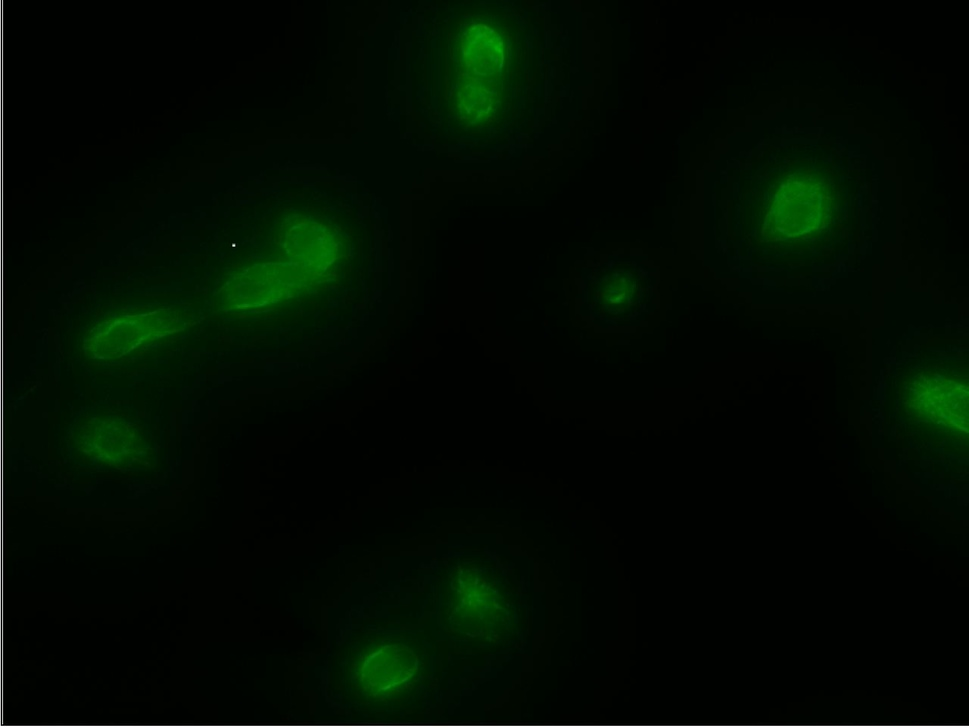
#> input picture 1.jpg, 969 x 728 px, shrunk from 1280 x 962 before the run
$ python change_color.py
#> lines starting #> are read from the running program, lines starting #| are printed output that depends on the picture; after the words box and inside, x2 and y2 are one past the last pixel; in counts of white or black regions, pixels touching at a corner belong together
import cv2
import numpy as np
import matplotlib.pyplot as plt
from PIL import Image


img = cv2.imread('1.jpg')
#> img is the input picture: shape (728, 969, 3); mean B, G, R 1.5, 11.7, 1.6

low_green  = (0,50,0)
high_green = (0,250,0)


fig, ax = plt.subplots(nrows=5, ncols=2)

for i in range(5):
    low_green  = (0,50 + i*10,0)
    spots = cv2.inRange(img, low_green, high_green)

    ax[i][0].imshow(img)
    ax[i][1].imshow(spots)
#> this loop made 5 passes
#> pass 1, `spots = cv2.inRange(img, low_green, high_green)`:
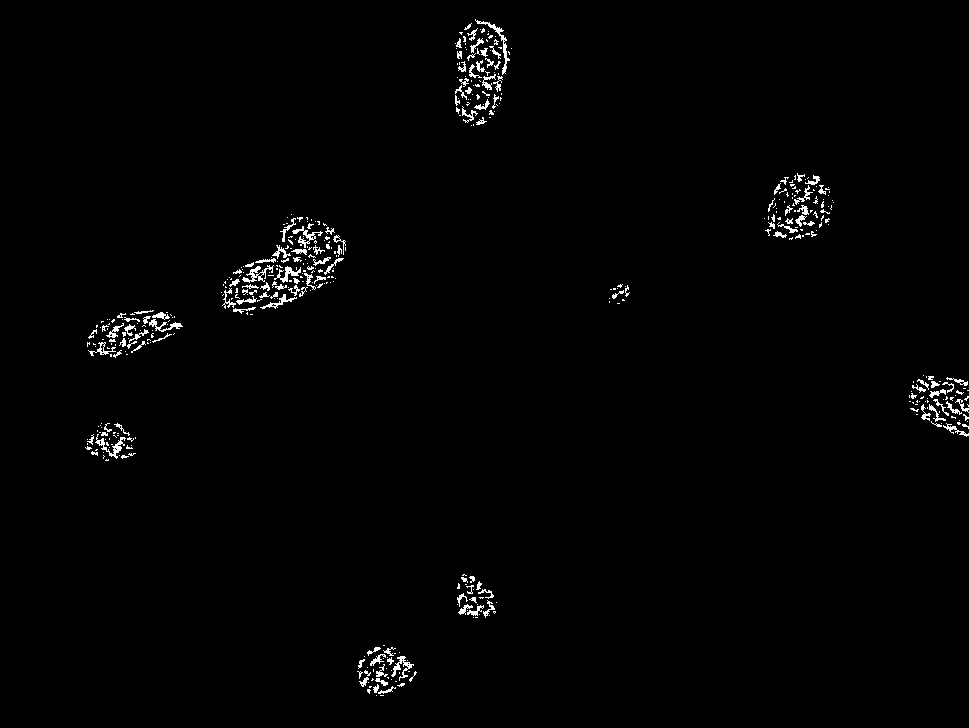
#> spots: shape (728, 969); 1.2% white in thin lines or dots, all inside (x1, y1, x2, y2) = (85, 19, 969, 696)
#> pass 2, `spots = cv2.inRange(img, low_green, high_green)`:
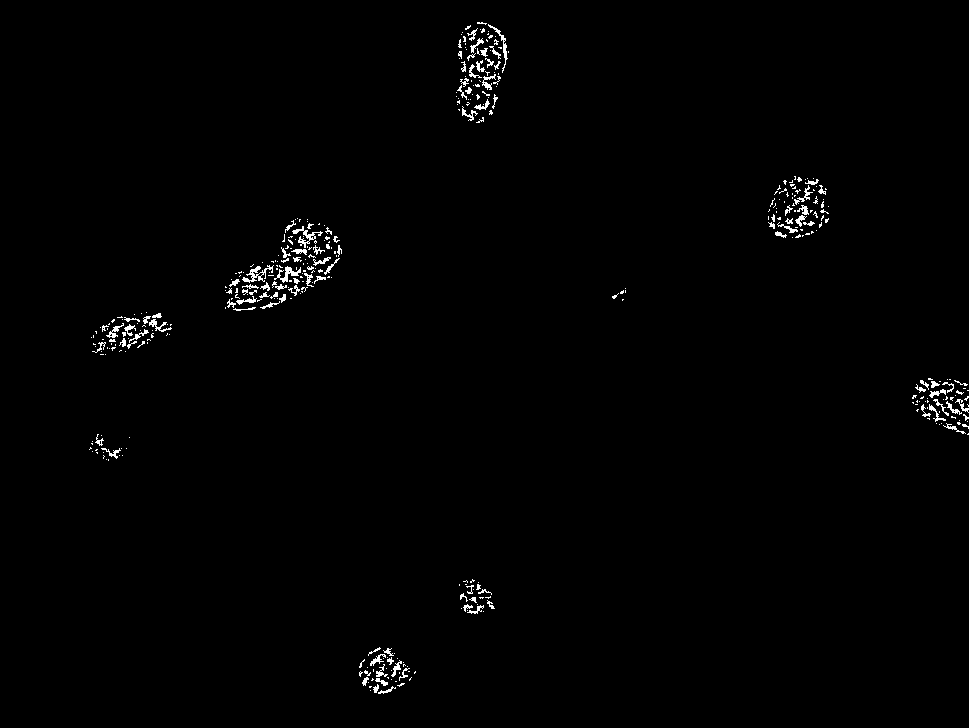
#> spots: shape (728, 969); 0.91% white in thin lines or dots, all inside (x1, y1, x2, y2) = (89, 22, 969, 694)
#> pass 3, `spots = cv2.inRange(img, low_green, high_green)`:
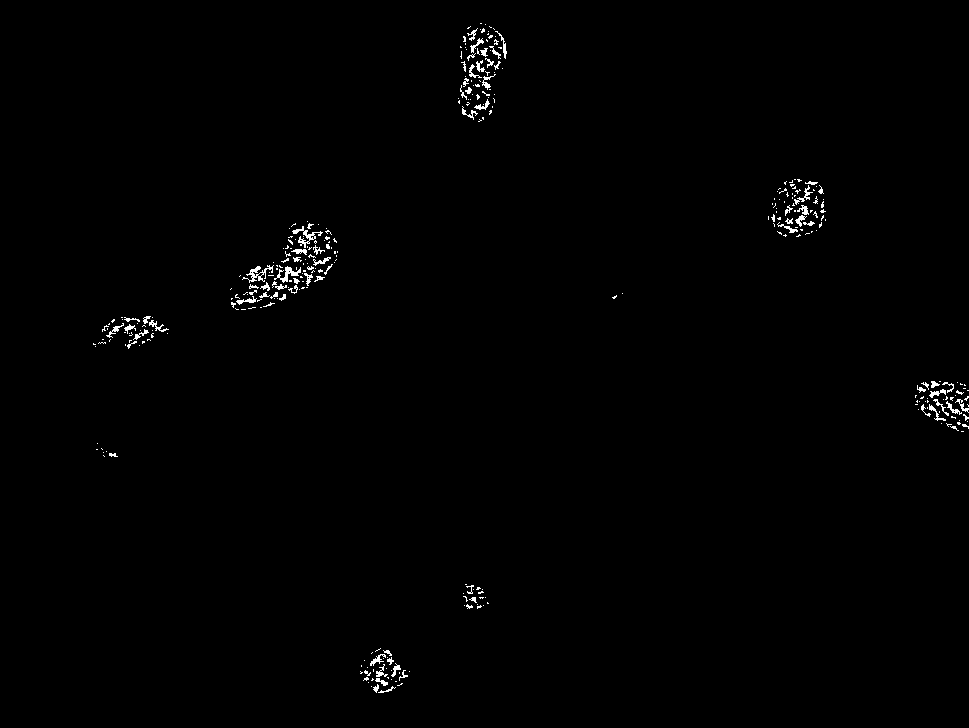
#> spots: shape (728, 969); 0.69% white in thin lines or dots, all inside (x1, y1, x2, y2) = (93, 23, 969, 693)
# ax[1][0].imshow(blur_img)
# ax[1][1].imshow(thresh_adapt)

plt.show()
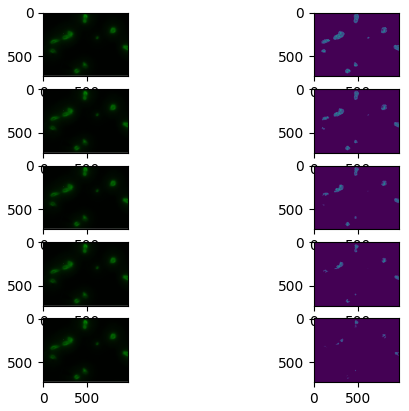
#> figure drawn by matplotlib, 10 panels; B, G, R data is drawn as R, G, B
